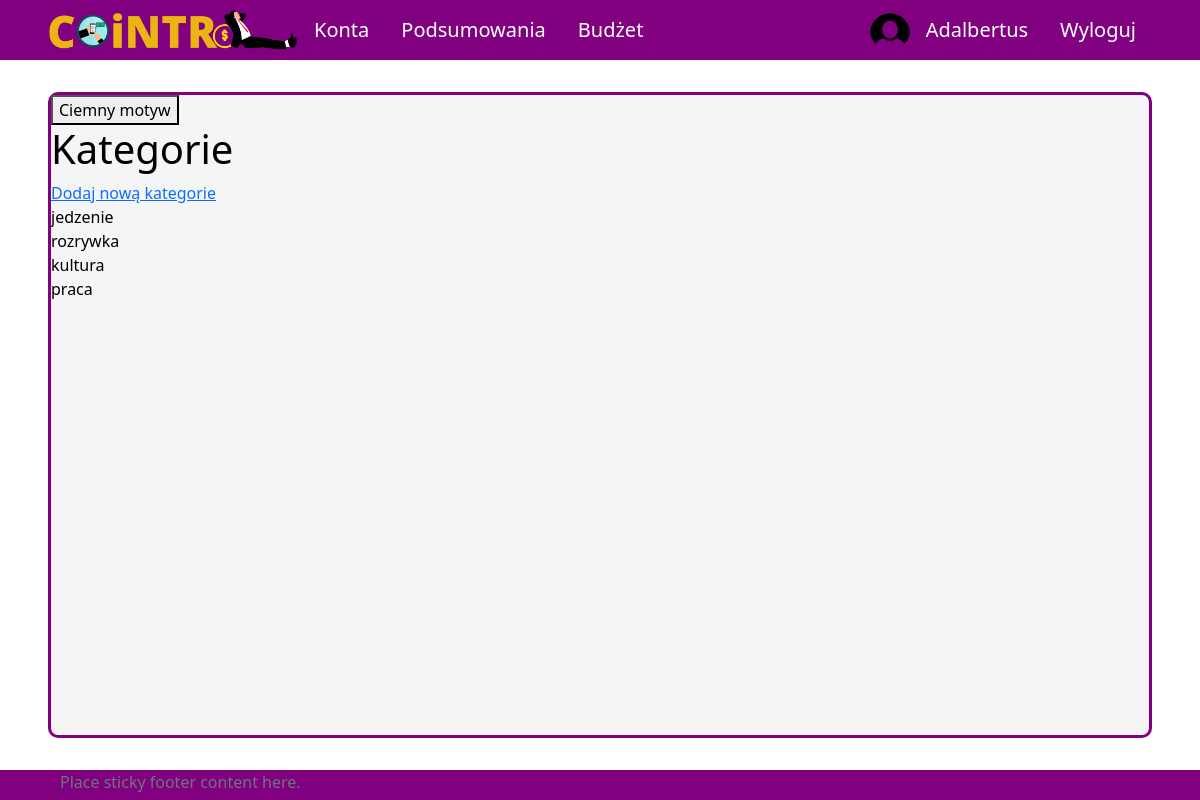
Page /profile/categories (signed in) on the earlier database version.
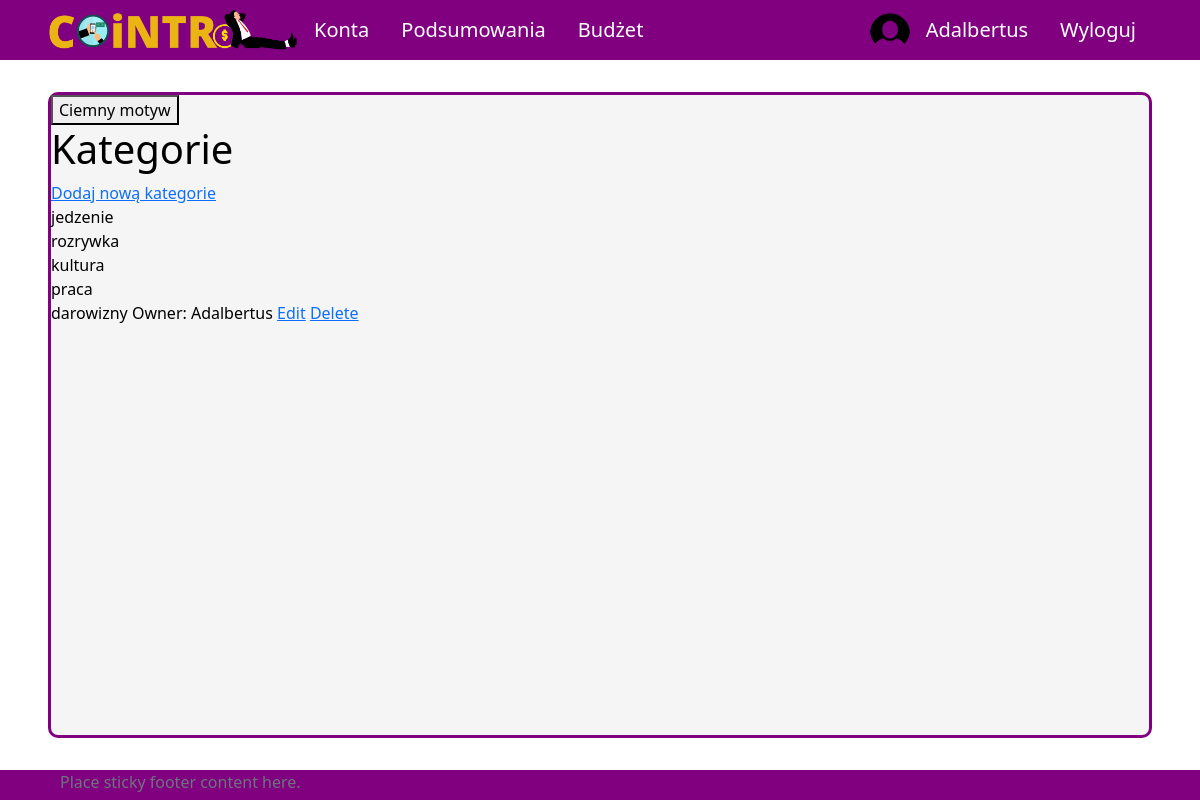
Same page on the later database version.
### UsersApp/models.py (models this page shows, shortened)
class Category(models.Model):
    SCOPE_CHOICES = (
    ("INCOME", "income"),
    ("EXPENSE", "expense"),
    )
    name = models.CharField(max_length=255)
    owner = models.ForeignKey(Profile, null=True, blank=True, on_delete=models.CASCADE)
    scope = models.CharField(max_length=10, choices=SCOPE_CHOICES) #income / expense - do oddzielenia rodzaju transakcji
    id = models.UUIDField(default=uuid.uuid4, unique=True, primary_key=True, editable=False)

class Profile(models.Model):
    user = models.OneToOneField(User, on_delete=models.CASCADE, null=True, blank=True)
    name = models.CharField(max_length=200, blank=True, null=True)
    email = models.EmailField(max_length=400, null=True, blank=True)
    username = models.CharField(max_length=200, blank=True, null=True)
    currency = models.ForeignKey('Currency', on_delete=models.SET_NULL, null=True)
    image = models.ImageField(null=True, blank=True)
    created = models.DateTimeField(auto_now_add=True)
    id = models.UUIDField(default=uuid.uuid4, unique=True,
                            primary_key=True, editable=False)

### UsersApp/views.py (the view)
# urls.py: path('profile/categories', views.showCategories, name='all-categories'),
@login_required(login_url='login')
def showCategories(request):
    defaultCategory = Category.objects.filter(owner__isnull=True)
    userCategory = Category.objects.filter(owner=request.user.profile)
    context = {'defaultCategory' : defaultCategory, 'userCategory' : userCategory}
    return render(request, 'application/all-categories.html', context)

### templates/application/all-categories.html
{% extends 'application/base.html' %}
{% block content %}
<h1>Kategorie</h1>
<a href="{% url 'create-category' %}">Dodaj nową kategorie</a> <br />
{% for dc in defaultCategory %}
    {{dc.name}}
    <br />
{% endfor %}
{% for uc in userCategory %}
    {{uc.name}} Owner: {{uc.owner.username}}
    <a href="{% url 'edit-category' uc.id %}">Edit</a>
    <a href="{% url 'delete-category' uc.id %}" onclick=
    "return confirm('Are you sure you want to delete {{uc.name}}?')">Delete</a>
    <br />
{% endfor %}
{% endblock %}

Differences in the rows shown:
added Category: name "darowizny", owner.username "Adalbertus"
